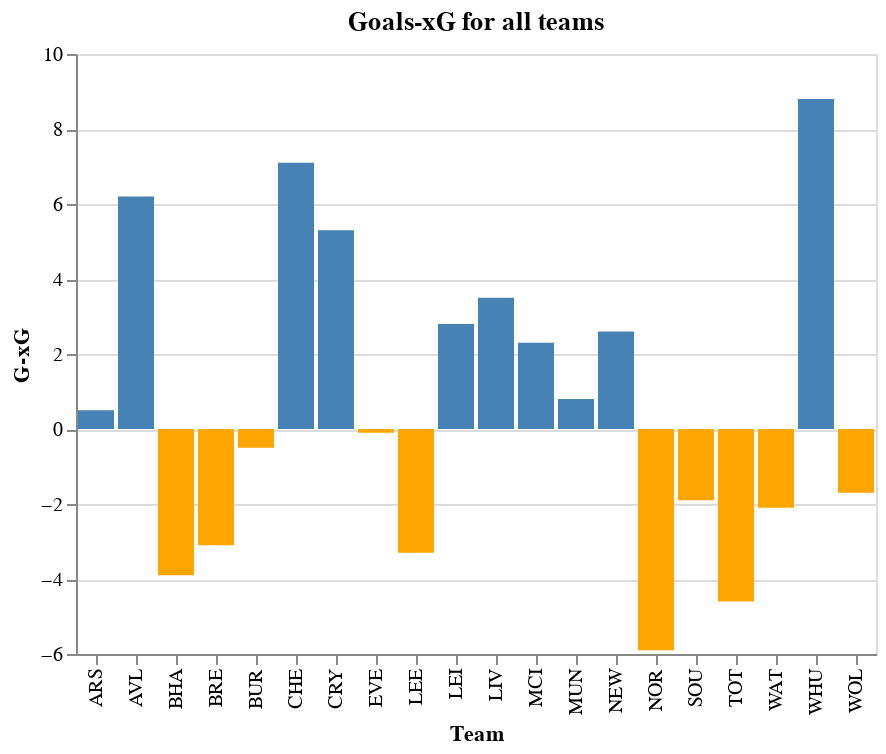

Notebook source saved alongside this figure:
### Code cell
alt.Chart(teams,title='Goals-xG for all teams').mark_bar().encode(
    x = alt.X('short_name',axis=alt.Axis(title='Team')),
    y = 'G-xG',
    color = alt.condition(alt.datum['G-xG']>0,        
        alt.value("steelblue"),  # The positive color
        alt.value("orange")  # The negative color
    )
)

### Figure 1 — Vega-Lite specification as saved in the notebook (floating-point values rounded to 4 significant figures)
{"config": {"view": {"continuousWidth": 400, "continuousHeight": 300}}, "data": {"name": "data-f8351758798fabdd73d0f10fc675c2c8"}, "mark": "bar", "encoding": {"color": {"condition": {"value": "steelblue", "test": "(datum['G-xG'] > 0)"}, "value": "orange"}, "x": {"axis": {"title": "Team"}, "field": "short_name", "type": "nominal"}, "y": {"field": "G-xG", "type": "quantitative"}}, "title": "Goals-xG for all teams", "$schema": "https://vega.github.io/schema/vega-lite/v4.17.0.json", "datasets": {"data-f8351758798fabdd73d0f10fc675c2c8": [{"id": 1, "name": "Arsenal", "short_name": "ARS", "strength": 4, "Points": 1150, "HS": "Saka", "HS_pts": 110, "H_frac": 0.09565, "HS2": "Ramsdale", "HS2_pts": 105, "H2_frac": 0.0913, "G": 37, "A": 32, "CS": 11, "TS": 9, "TA": 6, "H_Off": 16.96, "H_Def": 12.77, "A_Off": 14.45, "A_Def": 12.91, "Offensive": 31.41, "Defensive": 25.68, "G-xG": 0.5}, {"id": 2, "name": "Aston Villa", "short_name": "AVL", "strength": 3, "Points": 956, "HS": "Cash", "HS_pts": 88, "H_frac": 0.09205, "HS2": "Martínez", "HS2_pts": 87, "H2_frac": 0.091, "G": 29, "A": 27, "CS": 9, "TS": 6, "TA": 3, "H_Off": 8.58, "H_Def": 10.65, "A_Off": 8.03, "A_Def": 13.15, "Offensive": 16.61, "Defensive": 23.8, "G-xG": 6.2}, {"id": 3, "name": "Brentford", "short_name": "BRE", "strength": 2, "Points": 931, "HS": "Toney", "HS_pts": 78, "H_frac": 0.08378, "HS2": "Jansson", "HS2_pts": 75, "H2_frac": 0.08056, "G": 26, "A": 22, "CS": 6, "TS": 6, "TA": 3, "H_Off": 10.26, "H_Def": 11.02, "A_Off": 12.57, "A_Def": 9.97, "Offensive": 22.83, "Defensive": 20.99, "G-xG": -3.1}, {"id": 4, "name": "Brighton", "short_name": "BHA", "strength": 3, "Points": 960, "HS": "Maupay", "HS_pts": 91, "H_frac": 0.09479, "HS2": "Sánchez", "HS2_pts": 85, "H2_frac": 0.08854, "G": 23, "A": 23, "CS": 7, "TS": 8, "TA": 4, "H_Off": 9.37, "H_Def": 11.26, "A_Off": 8.36, "A_Def": 9.76, "Offensive": 17.73, "Defensive": 21.02, "G-xG": -3.9}, {"id": 5, "name": "Burnley", "short_name": "BUR", "strength": 2, "Points": 855, "HS": "Pope", "HS_pts": 90, "H_frac": 0.1053, "HS2": "Mee", "HS2_pts": 74, "H2_frac": 0.08655, "G": 17, "A": 20, "CS": 7, "TS": 6, "TA": 4, "H_Off": 7.3, "H_Def": 9.55, "A_Off": 7.64, "A_Def": 12.01, "Offensive": 14.94, "Defensive": 21.56, "G-xG": -0.5}, {"id": 6, "name": "Chelsea", "short_name": "CHE", "strength": 5, "Points": 1367, "HS": "Rüdiger", "HS_pts": 108, "H_frac": 0.07901, "HS2": "Mount", "HS2_pts": 104, "H2_frac": 0.07608, "G": 48, "A": 45, "CS": 10, "TS": 7, "TA": 7, "H_Off": 18.45, "H_Def": 6.71, "A_Off": 20.6, "A_Def": 6.61, "Offensive": 39.05, "Defensive": 13.32, "G-xG": 7.1}, {"id": 7, "name": "Crystal Palace", "short_name": "CRY", "strength": 3, "Points": 1089, "HS": "Gallagher", "HS_pts": 119, "H_frac": 0.1093, "HS2": "Zaha", "HS2_pts": 89, "H2_frac": 0.08173, "G": 37, "A": 33, "CS": 7, "TS": 8, "TA": 6, "H_Off": 10.98, "H_Def": 10.88, "A_Off": 9.51, "A_Def": 13.4, "Offensive": 20.49, "Defensive": 24.28, "G-xG": 5.3}, {"id": 8, "name": "Everton", "short_name": "EVE", "strength": 3, "Points": 867, "HS": "Gray", "HS_pts": 74, "H_frac": 0.08535, "HS2": "Pickford", "HS2_pts": 72, "H2_frac": 0.08304, "G": 30, "A": 26, "CS": 4, "TS": 5, "TA": 5, "H_Off": 9.25, "H_Def": 11.72, "A_Off": 7.91, "A_Def": 13.61, "Offensive": 17.16, "Defensive": 25.33, "G-xG": -0.1}, {"id": 9, "name": "Leicester", "short_name": "LEI", "strength": 3, "Points": 937, "HS": "Maddison", "HS_pts": 106, "H_frac": 0.1131, "HS2": "Vardy", "HS2_pts": 90, "H2_frac": 0.09605, "G": 39, "A": 34, "CS": 4, "TS": 10, "TA": 7, "H_Off": 17.16, "H_Def": 13.4, "A_Off": 19.12, "A_Def": 14.43, "Offensive": 36.28, "Defensive": 27.83, "G-xG": 2.8}, {"id": 10, "name": "Leeds", "short_name": "LEE", "strength": 3, "Points": 786, "HS": "Dias Belloli", "HS_pts": 104, "H_frac": 0.1323, "HS2": "James", "HS2_pts": 74, "H2_frac": 0.09415, "G": 29, "A": 26, "CS": 4, "TS": 9, "TA": 3, "H_Off": 9.54, "H_Def": 18.49, "A_Off": 12.08, "A_Def": 14.81, "Offensive": 21.62, "Defensive": 33.3, "G-xG": -3.3}, {"id": 11, "name": "Liverpool", "short_name": "LIV", "strength": 5, "Points": 1599, "HS": "Salah", "HS_pts": 209, "H_frac": 0.1307, "HS2": "Alexander-Arnold", "HS2_pts": 162, "H2_frac": 0.1013, "G": 70, "A": 59, "CS": 14, "TS": 19, "TA": 11, "H_Off": 16.78, "H_Def": 10.68, "A_Off": 21.95, "A_Def": 9.01, "Offensive": 38.73, "Defensive": 19.69, "G-xG": 3.5}, {"id": 12, "name": "Man City", "short_name": "MCI", "strength": 5, "Points": 1598, "HS": "Cancelo", "HS_pts": 151, "H_frac": 0.09449, "HS2": "Veiga de Carvalho e Silva", "HS2_pts": 122, "H2_frac": 0.07635, "G": 62, "A": 52, "CS": 15, "TS": 10, "TA": 8, "H_Off": 21.58, "H_Def": 6.94, "A_Off": 16.77, "A_Def": 8.29, "Offensive": 38.35, "Defensive": 15.23, "G-xG": 2.3}, {"id": 13, "name": "Man Utd", "short_name": "MUN", "strength": 4, "Points": 1184, "HS": "Borges Fernandes", "HS_pts": 127, "H_frac": 0.1073, "HS2": "de Gea", "HS2_pts": 110, "H2_frac": 0.09291, "G": 42, "A": 40, "CS": 7, "TS": 9, "TA": 8, "H_Off": 13.05, "H_Def": 14.94, "A_Off": 11.25, "A_Def": 15.31, "Offensive": 24.3, "Defensive": 30.25, "G-xG": 0.8}, {"id": 14, "name": "Newcastle", "short_name": "NEW", "strength": 3, "Points": 966, "HS": "Saint-Maximin", "HS_pts": 91, "H_frac": 0.0942, "HS2": "Wilson", "HS2_pts": 59, "H2_frac": 0.06108, "G": 31, "A": 27, "CS": 5, "TS": 6, "TA": 5, "H_Off": 7.27, "H_Def": 12.39, "A_Off": 8.09, "A_Def": 11.19, "Offensive": 15.36, "Defensive": 23.58, "G-xG": 2.6}, {"id": 15, "name": "Norwich", "short_name": "NOR", "strength": 2, "Points": 756, "HS": "Pukki", "HS_pts": 84, "H_frac": 0.1111, "HS2": "Krul", "HS2_pts": 54, "H2_frac": 0.07143, "G": 13, "A": 13, "CS": 4, "TS": 6, "TA": 2, "H_Off": 7.71, "H_Def": 13.36, "A_Off": 6.52, "A_Def": 13.55, "Offensive": 14.23, "Defensive": 26.91, "G-xG": -5.9}, {"id": 16, "name": "Southampton", "short_name": "SOU", "strength": 3, "Points": 1018, "HS": "Ward-Prowse", "HS_pts": 105, "H_frac": 0.1031, "HS2": "Adams", "HS2_pts": 83, "H2_frac": 0.08153, "G": 32, "A": 28, "CS": 7, "TS": 7, "TA": 6, "H_Off": 12.69, "H_Def": 12.91, "A_Off": 15.1, "A_Def": 11.27, "Offensive": 27.79, "Defensive": 24.18, "G-xG": -1.9}, {"id": 17, "name": "Spurs", "short_name": "TOT", "strength": 4, "Points": 1079, "HS": "Son", "HS_pts": 138, "H_frac": 0.1279, "HS2": "Lloris", "HS2_pts": 98, "H2_frac": 0.09082, "G": 31, "A": 33, "CS": 9, "TS": 10, "TA": 7, "H_Off": 17.02, "H_Def": 10.54, "A_Off": 16.68, "A_Def": 8.91, "Offensive": 33.7, "Defensive": 19.45, "G-xG": -4.6}, {"id": 18, "name": "Watford", "short_name": "WAT", "strength": 2, "Points": 805, "HS": "Dennis", "HS_pts": 109, "H_frac": 0.1354, "HS2": "King", "HS2_pts": 77, "H2_frac": 0.09565, "G": 25, "A": 22, "CS": 3, "TS": 9, "TA": 6, "H_Off": 9.41, "H_Def": 14.11, "A_Off": 7.56, "A_Def": 14.78, "Offensive": 16.97, "Defensive": 28.89, "G-xG": -2.1}, {"id": 19, "name": "West Ham", "short_name": "WHU", "strength": 4, "Points": 1209, "HS": "Bowen", "HS_pts": 152, "H_frac": 0.1257, "HS2": "Antonio", "HS2_pts": 110, "H2_frac": 0.09098, "G": 44, "A": 45, "CS": 7, "TS": 8, "TA": 13, "H_Off": 8.6, "H_Def": 15.17, "A_Off": 9.39, "A_Def": 10.87, "Offensive": 17.99, "Defensive": 26.04, "G-xG": 8.8}, {"id": 20, "name": "Wolves", "short_name": "WOL", "strength": 4, "Points": 1106, "HS": "Malheiro de Sá", "HS_pts": 115, "H_frac": 0.104, "HS2": "Coady", "HS2_pts": 101, "H2_frac": 0.09132, "G": 23, "A": 20, "CS": 9, "TS": 5, "TA": 4, "H_Off": 8.83, "H_Def": 10.43, "A_Off": 9.55, "A_Def": 11.03, "Offensive": 18.38, "Defensive": 21.46, "G-xG": -1.7}]}}
